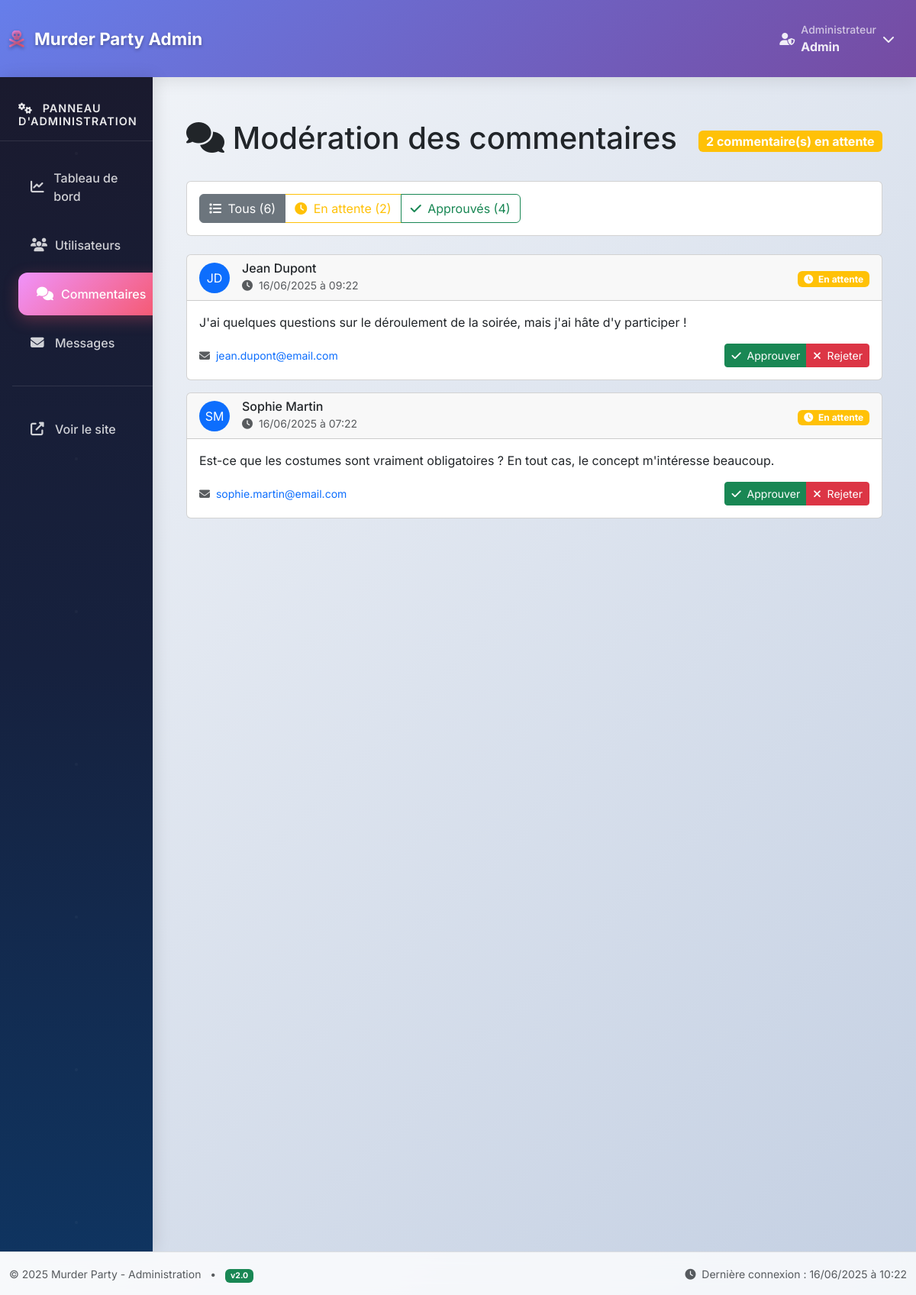
The app's page /gestion/commentaires (signed in) with its own data.
### tables this page shows
CREATE TABLE commentaires (
    id INT AUTO_INCREMENT PRIMARY KEY,
    utilisateur_id INT NOT NULL,
    contenu TEXT NOT NULL,
    approuve TINYINT(1) DEFAULT 0,
    date_creation TIMESTAMP DEFAULT CURRENT_TIMESTAMP,
    date_approbation TIMESTAMP NULL,
    FOREIGN KEY (utilisateur_id) REFERENCES utilisateurs(id) ON DELETE CASCADE,
    INDEX idx_approuve (approuve),
    INDEX idx_date_creation (date_creation),
    INDEX idx_utilisateur_id (utilisateur_id)
);

CREATE TABLE utilisateurs (
    id INT AUTO_INCREMENT PRIMARY KEY,
    nom VARCHAR(100) NOT NULL,
    prenom VARCHAR(100) NOT NULL,
    email VARCHAR(255) UNIQUE NOT NULL,
    mot_de_passe VARCHAR(255) NOT NULL,
    telephone VARCHAR(20) NULL,
    age INT NULL,
    date_inscription TIMESTAMP DEFAULT CURRENT_TIMESTAMP,
    is_admin TINYINT(1) DEFAULT 0,
    INDEX idx_email (email),
    INDEX idx_is_admin (is_admin)
);

### controller/gestion_controller.php (called while the page is built, shortened)
<?php
require_once('model/Comment.php');
function commentaires() {
    $commentaires = Comment::getAll();
    require_once('view/admin/commentaires.php');
}
?>

### index.php (called while the page is built)
<?php
require_once('conf/routeur.php');
?>

### model/Comment.php (called while the page is built, shortened)
<?php
class Comment {
    public static function getAll() {
        $db = getDB();
        $stmt = $db->query("
            SELECT c.*, u.nom, u.prenom, u.email
            FROM commentaires c
            JOIN utilisateurs u ON c.utilisateur_id = u.id
            ORDER BY c.date_creation DESC
        ");
        return $stmt->fetchAll();
    }
}
?>

### view/admin/commentaires.php (the view, shortened to what this page needs)
<?php
$admin_active = "commentaires";
include_once('view/admin/header.php');
?>
<div class="container mt-4">
    <div class="row">
        <div class="col-12">
            <div class="d-flex justify-content-between align-items-center mb-4">
                <h1>
                    <i class="fas fa-comments"></i> Modération des commentaires
                </h1>
                <div class="badge bg-warning fs-6">
                    <?= count(array_filter($commentaires, function($c) { return !$c['approuve']; })) ?>
                    commentaire(s) en attente
                </div>
            </div>
        </div>
    </div>
    <?php if (empty($commentaires)): ?>
    <div class="row">
        <div class="col-12">
            <div class="alert alert-info">
                <i class="fas fa-info-circle me-2"></i>
                Aucun commentaire soumis pour le moment.
            </div>
        </div>
    </div>
    <?php else: ?>
    <div class="row mb-4">
        <div class="col-12">
            <div class="card">
                <div class="card-body">
                    <div class="btn-group" role="group">
                        <label class="btn btn-outline-secondary" for="tous">
                            <i class="fas fa-list me-1"></i>
                            Tous (<?= count($commentaires) ?>)
                        </label>
                        <label class="btn btn-outline-warning" for="attente">
                            <i class="fas fa-clock me-1"></i>
                            En attente (<?= count(array_filter($commentaires, function($c) { return !$c['approuve']; })) ?>)
                        </label>
                        <label class="btn btn-outline-success" for="approuves">
                            <i class="fas fa-check me-1"></i>
                            Approuvés (<?= count(array_filter($commentaires, function($c) { return $c['approuve']; })) ?>)
                        </label>
                    </div>
                </div>
            </div>
        </div>
    </div>
    <div class="row">
        <div class="col-12">
            <?php foreach ($commentaires as $commentaire): ?>
            <div class="card mb-3 commentaire-item"
                 data-statut="<?= $commentaire['approuve'] ? 'approuve' : 'attente' ?>">
                <div class="card-header d-flex justify-content-between align-items-center">
                    <div class="d-flex align-items-center">
                        <div class="avatar-sm bg-primary text-white rounded-circle d-flex align-items-center justify-content-center me-3" style="width: 40px; height: 40px;">
                            <?= strtoupper(substr($commentaire['prenom'], 0, 1) . substr($commentaire['nom'], 0, 1)) ?>
                        </div>
                        <div>
                            <h6 class="mb-0">
                                <?= htmlspecialchars($commentaire['prenom'] . ' ' . $commentaire['nom']) ?>
                            </h6>
                            <small class="text-muted">
                                <i class="fas fa-clock me-1"></i>
                                <?= date('d/m/Y à H:i', strtotime($commentaire['date_creation'])) ?>
                            </small>
                        </div>
                    </div>
                    <div>
                        <?php if ($commentaire['approuve']): ?>
                            <span class="badge bg-success">
                                <i class="fas fa-check me-1"></i>
                                Approuvé
                            </span>
                            <?php if ($commentaire['date_approbation']): ?>
                                <br>
                                <small class="text-muted">
                                    le <?= date('d/m/Y à H:i', strtotime($commentaire['date_approbation'])) ?>
                                </small>
                            <?php endif; ?>
                        <?php else: ?>
                            <span class="badge bg-warning">
                                <i class="fas fa-clock me-1"></i>
                                En attente
                            </span>
                        <?php endif; ?>
                    </div>
                </div>
                <div class="card-body">
                    <p class="mb-3">
                        <?= nl2br(htmlspecialchars($commentaire['contenu'])) ?>
                    </p>
                    <div class="d-flex justify-content-between align-items-center">
                        <div class="text-muted small">
                            <i class="fas fa-envelope me-1"></i>
                            <a href="mailto:<?= htmlspecialchars($commentaire['email'] ?? '') ?>" class="text-decoration-none">
                                <?= htmlspecialchars($commentaire['email'] ?? 'Email non disponible') ?>
                            </a>
                        </div>
                        <div class="btn-group">
                            <?php if (!$commentaire['approuve']): ?>
                                <a href="/gestion/commentaires/approuver/<?= $commentaire['id'] ?>"
                                   class="btn btn-success btn-sm"
                                   data-confirm="Approuver ce commentaire ? Il sera visible sur le site public.">
                                    <i class="fas fa-check me-1"></i>
                                    Approuver
                                </a>
                                <a href="/gestion/commentaires/rejeter/<?= $commentaire['id'] ?>"
                                   class="btn btn-danger btn-sm"
                                   data-confirm="Rejeter définitivement ce commentaire ?">
                                    <i class="fas fa-times me-1"></i>
                                    Rejeter
                                </a>
                            <?php endif; ?>
                        </div>
                    </div>
                </div>
            </div>
            <?php endforeach; ?>
        </div>
    </div>
    <div class="row mt-4">
        <div class="col-md-4">
        </div>
        <div class="col-md-4">
        </div>
        <div class="col-md-4">
        </div>
    </div>
    <?php endif; ?>
</div>
<?php include_once('view/admin/footer.php'); ?>

### conf/routeur.php (shortened to what this page needs)
<?php
$path = parse_url($_SERVER['REQUEST_URI'], PHP_URL_PATH);
$items = explode('/', trim($path, '/'));
if (empty($items[0]) || $items[0] === '') {
    $controller = 'accueil';
} else {
    $controller = $items[0];
}
if (empty($items[1]) || $items[1] === '') {
    $action = 'index';
} else {
    $action = $items[1];
}
$controller_file = 'controller/' . $controller . '_controller.php';
if (file_exists($controller_file)) {
    if (function_exists($action)) {
        $action();
    } else {
        require_once('controller/accueil_controller.php');
        index();
    }
} else {
    require_once('controller/accueil_controller.php');
    index();
}
?>

### view/admin/header.php (shortened to what this page needs)
<!DOCTYPE html>
<html lang="fr">
<head>
    <link href="https://cdn.jsdelivr.net/npm/bootstrap@5.3.0/dist/css/bootstrap.min.css" rel="stylesheet">
    <link rel="stylesheet" href="https://cdnjs.cloudflare.com/ajax/libs/font-awesome/6.4.0/css/all.min.css">
</head>
<body>
    <nav class="navbar navbar-expand-lg admin-navbar">
        <div class="container-fluid">
            <a class="navbar-brand" href="/gestion">
                <i class="fas fa-skull-crossbones me-2"></i>
                Murder Party Admin
            </a>
            <div class="navbar-nav ms-auto">
                <div class="nav-item dropdown">
                    <a class="nav-link dropdown-toggle d-flex align-items-center" href="#" role="button" data-bs-toggle="dropdown">
                        <div class="d-flex align-items-center">
                            <div class="me-2">
                                <i class="fas fa-user-shield"></i>
                            </div>
                            <div class="d-none d-md-block">
                                <small class="d-block opacity-75">Administrateur</small>
                                <strong><?= htmlspecialchars($_SESSION['prenom'] ?? 'Admin') ?></strong>
                            </div>
                        </div>
                        <i class="fas fa-chevron-down ms-2"></i>
                    </a>
                </div>
            </div>
        </div>
    </nav>
    <div class="container-fluid p-0">
        <div class="row g-0">
            <div class="col-lg-2 col-md-3 admin-sidebar">
                <div class="sidebar-header">
                    <h6>
                        <i class="fas fa-cogs me-2"></i>
                        Panneau d'administration
                    </h6>
                </div>
                <nav class="nav flex-column">
                    <a href="/gestion" class="sidebar-item <?= ($admin_active ?? '') === 'dashboard' ? 'active' : '' ?>">
                        <i class="fas fa-chart-line"></i>
                        <span>Tableau de bord</span>
                    </a>
                    <a href="/gestion/utilisateurs" class="sidebar-item <?= ($admin_active ?? '') === 'utilisateurs' ? 'active' : '' ?>">
                        <i class="fas fa-users"></i>
                        <span>Utilisateurs</span>
                    </a>
                    <a href="/gestion/commentaires" class="sidebar-item <?= ($admin_active ?? '') === 'commentaires' ? 'active' : '' ?>">
                        <i class="fas fa-comments"></i>
                        <span>Commentaires</span>
                    </a>
                    <a href="/gestion/messages" class="sidebar-item <?= ($admin_active ?? '') === 'messages' ? 'active' : '' ?>">
                        <i class="fas fa-envelope"></i>
                        <span>Messages</span>
                    </a>
                    <div style="height: 1px; background: rgba(255,255,255,0.1); margin: 1.5rem 1rem;"></div>
                    <a href="/" class="sidebar-item" target="_blank">
                        <i class="fas fa-external-link-alt"></i>
                        <span>Voir le site</span>
                    </a>
                </nav>
            </div>
            <div class="col-lg-10 col-md-9 admin-content fade-in">

### view/admin/footer.php (shortened to what this page needs)
            </div>
        </div>
    </div>
    <footer class="admin-footer mt-auto py-3">
        <div class="container-fluid">
            <div class="row align-items-center">
                <div class="col-md-6">
                    <small class="text-muted">
                        © <?= date('Y') ?> Murder Party - Administration
                        <span class="mx-2">•</span>
                        <span class="badge bg-success">v2.0</span>
                    </small>
                </div>
                <div class="col-md-6 text-end">
                    <small class="text-muted">
                        <i class="fas fa-clock me-1"></i>
                        Dernière connexion : <?= date('d/m/Y à H:i') ?>
                    </small>
                </div>
            </div>
        </div>
    </footer>
</body>
</html>

### view/admin/header.php (style rules this page uses)
:root { --primary-gradient: linear-gradient(135deg, #667eea 0%, #764ba2 100%); --secondary-gradient: linear-gradient(135deg, #f093fb 0%, #f5576c 100%); --dark-gradient: linear-gradient(135deg, #2c3e50 0%, #34495e 100%); --success-gradient: linear-gradient(135deg, #11998e 0%, #38ef7d 100%); --warning-gradient: linear-gradient(135deg, #f093fb 0%, #f5576c 100%); --sidebar-bg: linear-gradient(180deg, #1a1a2e 0%, #16213e 50%, #0f3460 100%); --card-shadow: 0 10px 30px rgba(0,0,0,0.1); --hover-shadow: 0 15px 40px rgba(0,0,0,0.15); }
* { font-family: 'Inter', sans-serif; }
body { background: linear-gradient(135deg, #f5f7fa 0%, #c3cfe2 100%); min-height: 100vh; }
.admin-navbar { background: var(--primary-gradient); box-shadow: 0 4px 20px rgba(0,0,0,0.1); backdrop-filter: blur(10px); border: none; padding: 1rem 0; }
.navbar-brand { font-weight: 700; font-size: 1.4rem; color: white !important; text-shadow: 0 2px 4px rgba(0,0,0,0.3); transition: all 0.3s ease; }
.navbar-brand i { background: var(--secondary-gradient); -webkit-background-clip: text; -webkit-text-fill-color: transparent; background-clip: text; animation: pulse 2s infinite; }
.admin-sidebar { background: var(--sidebar-bg); min-height: calc(100vh - 80px); box-shadow: 4px 0 20px rgba(0,0,0,0.1); position: relative; overflow: hidden; }
.admin-sidebar::before { content: ''; position: absolute; top: 0; left: 0; right: 0; bottom: 0; pointer-events: none; }
.sidebar-header { padding: 2rem 1.5rem 1rem; border-bottom: 1px solid rgba(255,255,255,0.1); margin-bottom: 1rem; }
.sidebar-header h6 { color: #ffffff; font-weight: 600; font-size: 0.9rem; text-transform: uppercase; letter-spacing: 1px; margin: 0; opacity: 0.9; }
.sidebar-item { color: rgba(255,255,255,0.8); text-decoration: none; padding: 1rem 1.5rem; display: flex; align-items: center; border-radius: 12px; margin: 0.25rem 1rem; transition: all 0.3s cubic-bezier(0.4, 0, 0.2, 1); position: relative; overflow: hidden; font-weight: 500; }
.sidebar-item::before { content: ''; position: absolute; top: 0; left: -100%; width: 100%; height: 100%; background: linear-gradient(90deg, transparent, rgba(255,255,255,0.1), transparent); transition: left 0.5s; }
.sidebar-item.active { background: var(--secondary-gradient); color: white; box-shadow: 0 6px 20px rgba(245, 87, 108, 0.3); transform: translateX(8px); }
.sidebar-item i { width: 20px; margin-right: 12px; font-size: 1.1rem; }
.admin-content { background: transparent; min-height: calc(100vh - 80px); padding: 2rem; }
.dropdown-toggle::after { display: none; }
.nav-link { color: rgba(255,255,255,0.9) !important; font-weight: 500; padding: 0.75rem 1rem !important; border-radius: 8px; transition: all 0.3s ease; }
.fade-in { animation: fadeIn 0.6s ease-out; }

### view/admin/footer.php (style rules this page uses)
.admin-footer { background: rgba(255,255,255,0.8); backdrop-filter: blur(10px); border-top: 1px solid rgba(0,0,0,0.1); margin-top: 2rem; }

### records on screen
commentaires: utilisateur.nom "JD", utilisateur.nom "Jean Dupont", date_creation "16/06/2025 à 09:22", approuve 0 (drawn), contenu "J'ai quelques questions sur le déroulement de la soirée, mais j'ai hâte d'y participer !", utilisateur.email "jean.dupont@email.com"
commentaires: utilisateur.nom "SM", utilisateur.nom "Sophie Martin", date_creation "16/06/2025 à 07:22", approuve 0 (drawn), contenu "Est-ce que les costumes sont vraiment obligatoires ? En tout cas, le concept m'intéresse beaucoup.", utilisateur.email "sophie.martin@email.com"

### other values on screen
$_SESSION['prenom'] "Admin"
count($commentaires) "6"
